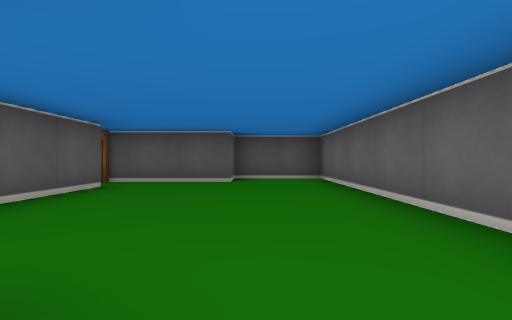
view 1 (above)

16 first-person views from a walk through a cub3D maze. The camera is about half as high as the walls, looks level and sees 85° across. The floor is counted in squares. Each view is taken from the middle of a square. On the plan, view 1 faces up. The plan holds only what a view shows up to about 9 squares ahead; the rest is blank.

view 2
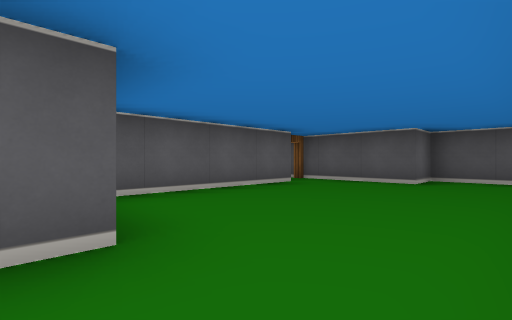

view 3
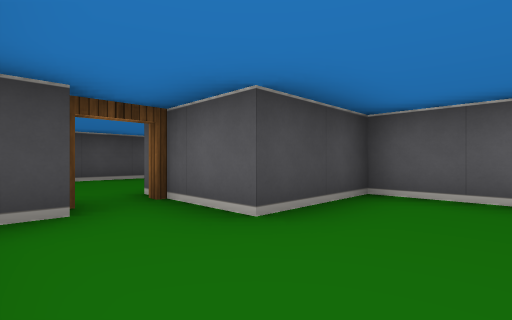

view 4
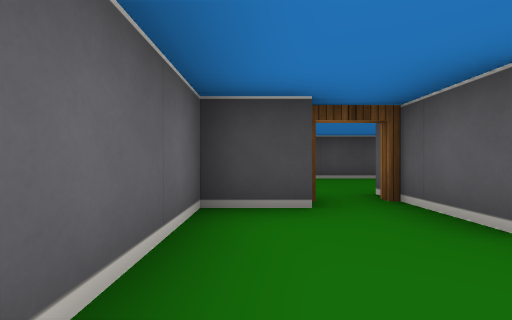

view 5
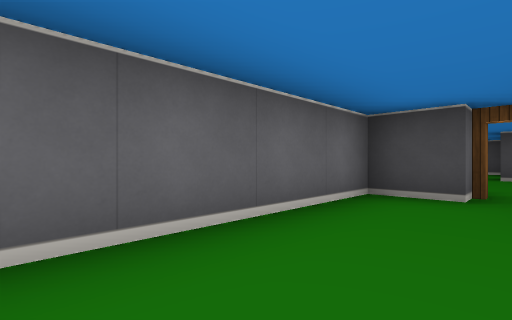

view 6
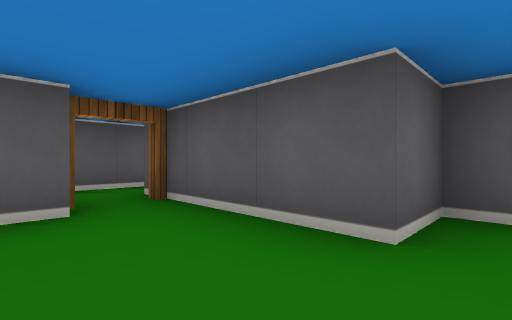

view 7
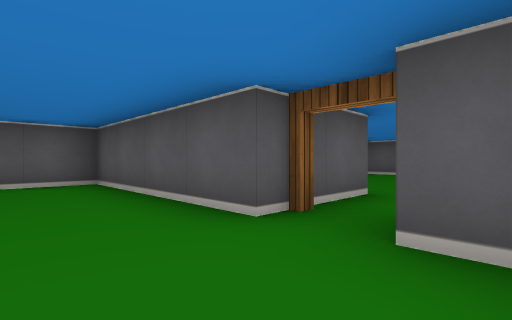

view 8
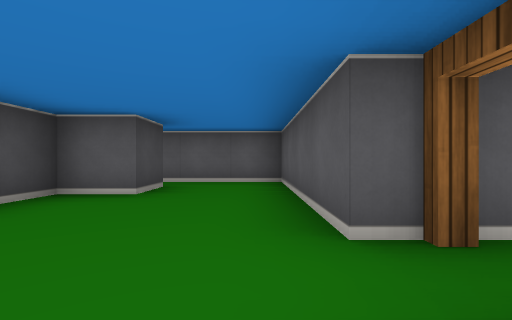

view 9
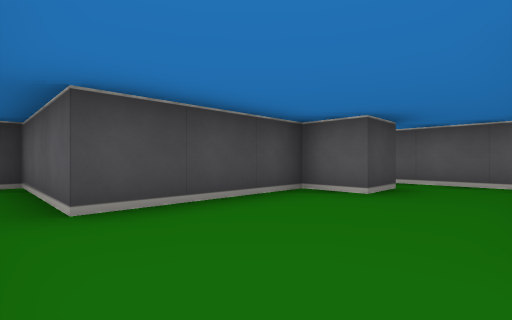

view 10
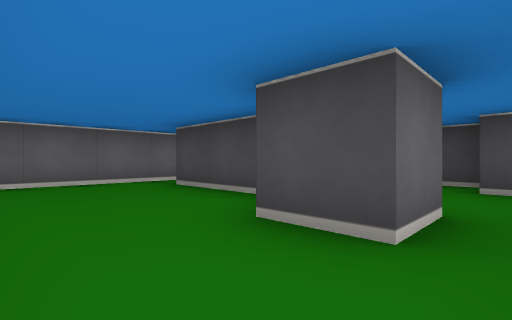

view 11
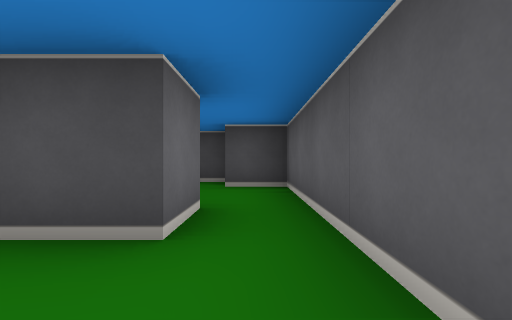

view 12
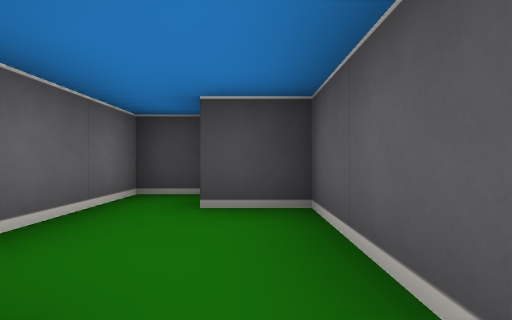

view 13
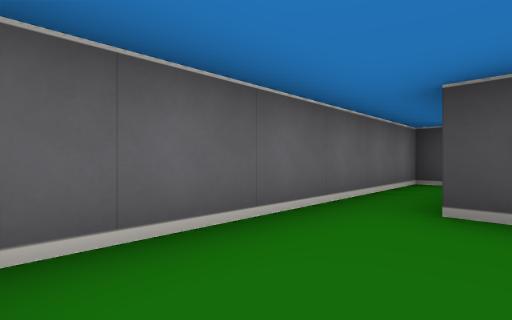

view 14
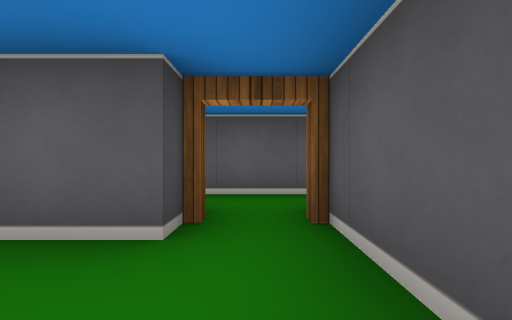

view 15
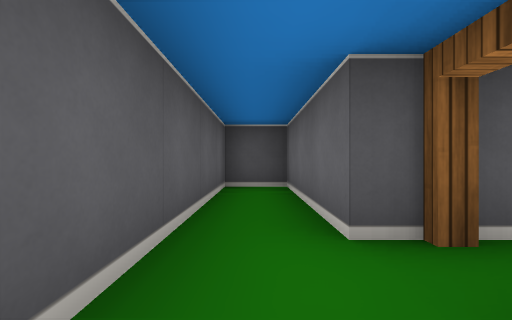

view 16
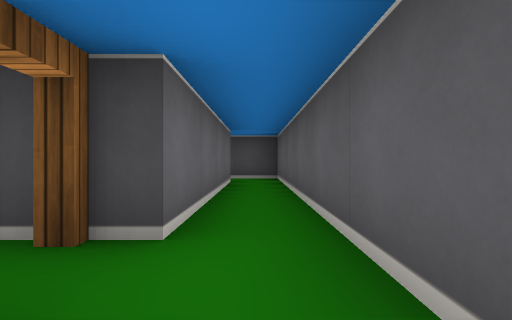

### Floor plan
Points are (right, up) in squares from view 1. A wall is a line through its corners. A room is listed if a view was taken in it or the views show most of it. See-through windows are left out.
Room 1 (views 1, 2, 3, 4, 5, 6, 14)
walls: (-2.5, 4.5) (-2.5, 0.5) (-0.5, 0.5) (-0.5, -1.5); (0.5, -0.5) (1.5, -0.5) (1.5, 6.5) (-0.5, 6.5) (-0.5, 5.5) (-3.5, 5.5)
ways out: open door at (0, -1) to room 2; open door at (-3, 5) to room 3
Room 2 (views 7, 8, 9, 10, 11, 12, 13)
walls: (-3.5, -4.5) (-3.5, -3.5) (-2.5, -3.5) (-2.5, -4.5) (0.5, -4.5) (0.5, -7.5) (1.5, -7.5) (1.5, -2); (-0.5, -1.5) (-4.5, -1.5) (-4.5, -6.5) (-3.5, -6.5); (1, -1.5) (0.5, -1.5); (-3.5, -7.5) (-2.5, -7.5) (-2.5, -5.6)
ways out: open door at (0, -1) to room 1
Room 3 (views 15, 16)
walls: (-3.5, 5.5) (-3.5, 8.5) (-4.5, 8.5) (-4.5, -0.5) (-3.4, -0.5); (-3.5, 0.5) (-3.5, 4.5)
ways out: open door at (-3, 5) to room 1

Where each view was taken, in squares from view 1:
view 1: 0 up, 0 right, facing up
view 2: 0 up, 1 right, facing up-left
view 3: 2 up, 1 right, facing down-left
view 4: 2 up, 1 right, facing down
view 5: 3 up, 0 right, facing down-right
view 6: 4 up, 0 right, facing up-left
view 7: 3 down, 1 right, facing up-left
view 8: 2 down, 1 right, facing left
view 9: 2 down, 1 right, facing down-left
view 10: 2 down, 4 left, facing down-right
view 11: 2 down, 4 left, facing down
view 12: 4 down, 4 left, facing down
view 13: 2 down, 0 right, facing down-right
view 14: 5 up, 1 left, facing left
view 15: 4 up, 4 left, facing up
view 16: 6 up, 4 left, facing down
